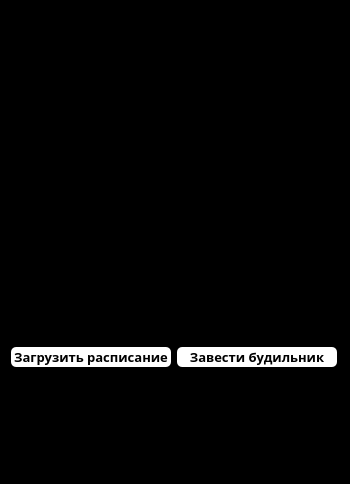
<?xml version="1.0" encoding="UTF-8"?>
<ui version="4.0">
 <class>Interface</class>
 <widget class="QWidget" name="Interface">
  <property name="geometry">
   <rect>
    <x>0</x>
    <y>0</y>
    <width>350</width>
    <height>484</height>
   </rect>
  </property>
  <property name="sizePolicy">
   <sizepolicy hsizetype="Ignored" vsizetype="Ignored">
    <horstretch>0</horstretch>
    <verstretch>0</verstretch>
   </sizepolicy>
  </property>
  <property name="minimumSize">
   <size>
    <width>350</width>
    <height>400</height>
   </size>
  </property>
  <property name="maximumSize">
   <size>
    <width>350</width>
    <height>700</height>
   </size>
  </property>
  <property name="windowTitle">
   <string>Interface</string>
  </property>
  <property name="styleSheet">
   <string notr="true">QWidget {
	background-color: black;
}</string>
  </property>
  <layout class="QGridLayout" name="gridLayout">
   <item row="0" column="0">
    <layout class="QVBoxLayout" name="verticalLayout">
     <item>
      <widget class="QWidget" name="widget" native="true">
       <property name="minimumSize">
        <size>
         <width>330</width>
         <height>330</height>
        </size>
       </property>
       <property name="maximumSize">
        <size>
         <width>330</width>
         <height>330</height>
        </size>
       </property>
      </widget>
     </item>
     <item>
      <layout class="QHBoxLayout" name="horizontalLayout">
       <item>
        <widget class="QPushButton" name="pushButton">
         <property name="minimumSize">
          <size>
           <width>160</width>
           <height>20</height>
          </size>
         </property>
         <property name="maximumSize">
          <size>
           <width>160</width>
           <height>20</height>
          </size>
         </property>
         <property name="font">
          <font>
           <family>Magneto</family>
           <pointsize>10</pointsize>
           <weight>75</weight>
           <bold>true</bold>
          </font>
         </property>
         <property name="styleSheet">
          <string notr="true">QPushButton {
	background-color: white;
	border-radius: 5px;
}

QPushButton:hover {
	background-color: #eee;
	border-radius: 10px;
}</string>
         </property>
         <property name="text">
          <string>Загрузить расписание</string>
         </property>
        </widget>
       </item>
       <item>
        <widget class="QPushButton" name="pushButton_2">
         <property name="minimumSize">
          <size>
           <width>160</width>
           <height>20</height>
          </size>
         </property>
         <property name="maximumSize">
          <size>
           <width>160</width>
           <height>20</height>
          </size>
         </property>
         <property name="font">
          <font>
           <family>Magneto</family>
           <pointsize>10</pointsize>
           <weight>75</weight>
           <bold>true</bold>
          </font>
         </property>
         <property name="styleSheet">
          <string notr="true">QPushButton {
	background-color: white;
	border-radius: 5px;
}

QPushButton:hover {
	background-color: #eee;
	border-radius: 10px;
}</string>
         </property>
         <property name="text">
          <string>Завести будильник</string>
         </property>
         <property name="checkable">
          <bool>true</bool>
         </property>
        </widget>
       </item>
      </layout>
     </item>
     <item>
      <widget class="QTextEdit" name="textEdit">
       <property name="sizePolicy">
        <sizepolicy hsizetype="Ignored" vsizetype="Ignored">
         <horstretch>0</horstretch>
         <verstretch>0</verstretch>
        </sizepolicy>
       </property>
       <property name="minimumSize">
        <size>
         <width>330</width>
         <height>50</height>
        </size>
       </property>
       <property name="maximumSize">
        <size>
         <width>330</width>
         <height>350</height>
        </size>
       </property>
       <property name="font">
        <font>
         <family>Magneto</family>
         <pointsize>10</pointsize>
         <weight>75</weight>
         <bold>true</bold>
        </font>
       </property>
       <property name="styleSheet">
        <string notr="true">QTextEdit {
	color: white;
	background-color: black;
	border: 0px;
}</string>
       </property>
       <property name="verticalScrollBarPolicy">
        <enum>Qt::ScrollBarAlwaysOff</enum>
       </property>
      </widget>
     </item>
    </layout>
   </item>
  </layout>
 </widget>
 <resources/>
 <connections/>
</ui>
